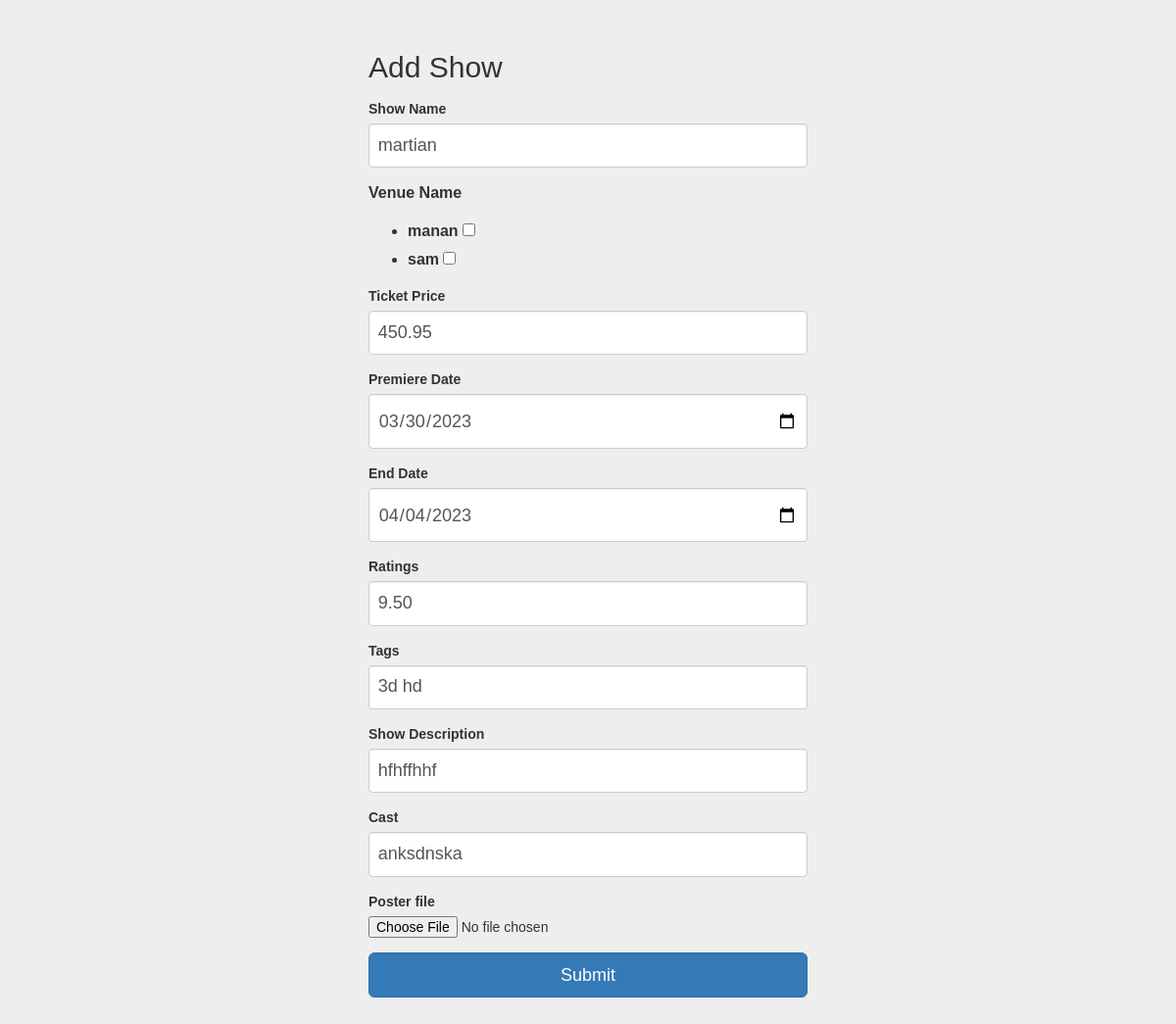
Before: /admin/edit_show/3 (signed in) with the older database file.
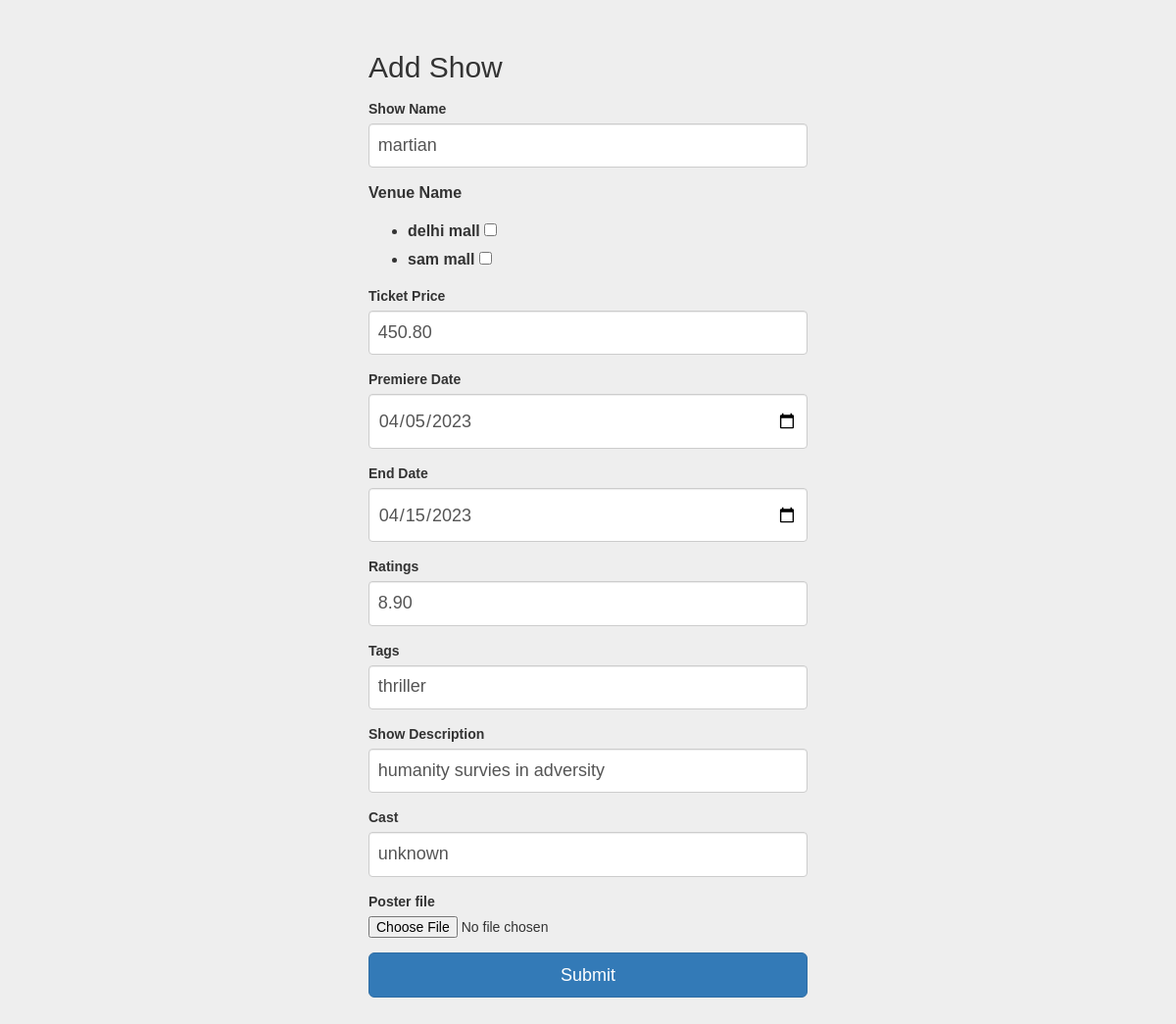
After: the same page with the newer database file.
### app/models/models.py (models this page shows, shortened)
class Shows(db.Model):
    __tablename__ = "shows"
    __searchable__ = ['show_name', 'rating', 'tags', 'cast']
    show_id = db.Column(db.Integer, primary_key=True, autoincrement=True)
    show_name = db.Column(db.String, nullable=False, unique=True)
    ticket_price = db.Column(db.Numeric(precision=3, scale=2), nullable=False)
    premiere_date = db.Column(DATE(storage_format="%(day)02d/%(month)02d/%(year)04d",
                                   regexp=re.compile("(?P<day>\d+)/(?P<month>\d+)/(?P<year>\d+)")))
    end_date = db.Column(DATE(storage_format="%(day)02d/%(month)02d/%(year)04d",
                              regexp=re.compile("(?P<day>\d+)/(?P<month>\d+)/(?P<year>\d+)")))
    rating = db.Column(db.Numeric(precision=2, scale=1))
    tags = db.Column(db.String)
    show_description = db.Column(db.String)
    cast = db.Column(db.String)
    poster_filename = db.Column(db.String(255), nullable=False)

### app/controllers/admin/admin_controllers.py (the view)
@admin_controls.route('/edit_show/<int:show_id>', methods=['GET', 'POST'])
@admin_required
@login_required
def edit_show(show_id):
    show = Shows.query.get_or_404(show_id)
    form = ShowForm(obj=show)
    form.venues.choices = [(venue.venue_name)
                           for venue in Venues.query.all()]
    try:
        if form.validate_on_submit():
            poster = form.poster_file.data
            postername = secure_filename(poster.filename)
            if poster:
                poster.save(os.path.join('app/static/images', postername))
            form.populate_obj(show)
            show.poster_filename = postername
            db.session.commit()
            venue_id_list = [show_in_venue.venue_id for show_in_venue in ShowsInVenues.query.filter_by(show_id=show.show_id)]
            """venue_id_list is the list of all venues that were allocated while creating the show"""
            venue_ids = []
            """A list of all venues that admin is passing through the edit show form"""
            for venue_name in form.venues.data:
                venue = Venues.query.filter_by(venue_name=venue_name).first()
                venue_ids.append(venue.venue_id) # appends all the venue_id in venue_ids
            for venue_name in form.venues.data: # venues passed by user
                venue = Venues.query.filter_by(venue_name=venue_name).first()
                for venue_id in venue_id_list:
                    if venue_id not in venue_ids:
                        row_to_delete = ShowsInVenues.query.filter_by(show_id=show.show_id, venue_id=venue_id).first()
                        if row_to_delete:
                            db.session.delete(row_to_delete)
                            db.session.commit()
                            break
                if venue.venue_id not in venue_id_list:
                    new_show_in_venue = ShowsInVenues(
                        show_id=show.show_id,
                        venue_id=venue.venue_id
                    )
                    db.session.add(new_show_in_venue)
                    db.session.commit()
                    venue_id_list.append(venue.venue_id)
            return redirect(url_for('admin_controllers.show_mgmt'))
    except:
        db.session.rollback()
    return render_template('admin/shows/edit_show.html.jinja2', form=form, show=show)

### app/controllers/auth.py (called while the page is built)
def admin_required(f):
    @wraps(f)
    def decorated(*args, **kwargs):
        is_admin = False
        if current_user.is_authenticated:
            is_admin = current_user.isadmin
        if not is_admin:
            return "<h1>Routes doesn't exits</h1>", 400
        elif is_admin:
            return f(*args, **kwargs)
    return decorated

@login_manager.user_loader
def load_user(user_id):
    return User.query.get(int(user_id))

### app/templates/admin/shows/edit_show.html.jinja2 (shortened to what this page needs)
{% extends "bootstrap/base.html" %} {% import "bootstrap/wtf.html" as wtf %}
{% block styles %}
{{ super() }}
<link rel="stylesheet" href="../../static/styles/add_show.css" />
{% endblock styles %}
{% block content %}
<div class="container m-5">
  <div class="row">
    <div class="col-3">
      <form class="form-signin" method="POST" enctype="multipart/form-data" action="./edit_show">
        <h2 class="form-signin-heading">Add Show</h2>
        {{ wtf.form_field(form.show_name) }}
        <div class="venue__container">
          <p>
            {{ form.venues.label }}
          </p>
          <div class="select-multiple-sidebar">
            {{ (form.venues) }}
          </div>
        </div>
        {{ wtf.form_field(form.ticket_price) }}
        {{ wtf.form_field(form.premiere_date) }}
        {{ wtf.form_field(form.end_date) }}
        {{ wtf.form_field(form.rating) }}
        {{ wtf.form_field(form.tags) }}
        {{ wtf.form_field(form.show_description) }}
        {{ wtf.form_field(form.cast) }}
        {{ wtf.form_field(form.poster_file) }}
        <button class="btn btn-lg btn-primary btn-block" type="submit">
          Submit
        </button>
      </form>
    </div>
  </div>
</div>
{% endblock content %}

Changed rows visible on the page:
changed Shows "martian": ticket_price "450.95" → "450.80"; premiere_date "03/30/2023" → "04/05/2023"; end_date "04/04/2023" → "04/15/2023"; rating "9.50" → "8.90"; tags "3d hd" → "thriller"; show_description "hfhffhhf" → "humanity survies in adversity"; cast "anksdnska" → "unknown"
Other visible differences:
text no longer shown: "manan sam"
text now shown: "delhi mall sam mall"
